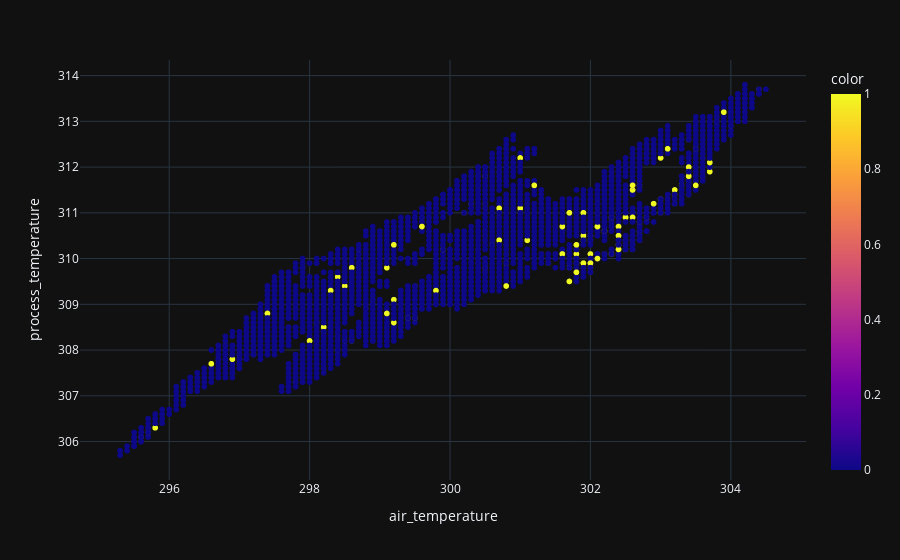

Here is the notebook cell this chart was saved with:
### Markdown cell above
### Bivariate Analysis

### Code cell
fig_temp = px.scatter(df_phyical_factors, x="air_temperature", y="process_temperature", color=df["target"])
fig_temp.show()

### Figure 1 — Plotly figure (JSON) as saved in the notebook; plotly's stock layout.template omitted (floating-point values rounded to 4 significant figures; data arrays with more than 128 entries replaced by an {"elided": "..."} marker saying what was removed)
{"data": [{"hovertemplate": "air_temperature=%{x}<br>process_temperature=%{y}<br>color=%{marker.color}<extra></extra>", "legendgroup": "", "marker": {"color": {"elided": "10000 int values"}, "coloraxis": "coloraxis", "symbol": "circle"}, "mode": "markers", "name": "", "showlegend": false, "x": {"elided": "10000 float values"}, "xaxis": "x", "y": {"elided": "10000 float values"}, "yaxis": "y", "type": "scattergl"}], "layout": {"xaxis": {"anchor": "y", "domain": [0.0, 1.0], "title": {"text": "air_temperature"}}, "yaxis": {"anchor": "x", "domain": [0.0, 1.0], "title": {"text": "process_temperature"}}, "coloraxis": {"colorbar": {"title": {"text": "color"}}, "colorscale": [[0.0, "#0d0887"], [0.1111, "#46039f"], [0.2222, "#7201a8"], [0.3333, "#9c179e"], [0.4444, "#bd3786"], [0.5556, "#d8576b"], [0.6667, "#ed7953"], [0.7778, "#fb9f3a"], [0.8889, "#fdca26"], [1.0, "#f0f921"]]}, "legend": {"tracegroupgap": 0}, "margin": {"t": 60}}}
